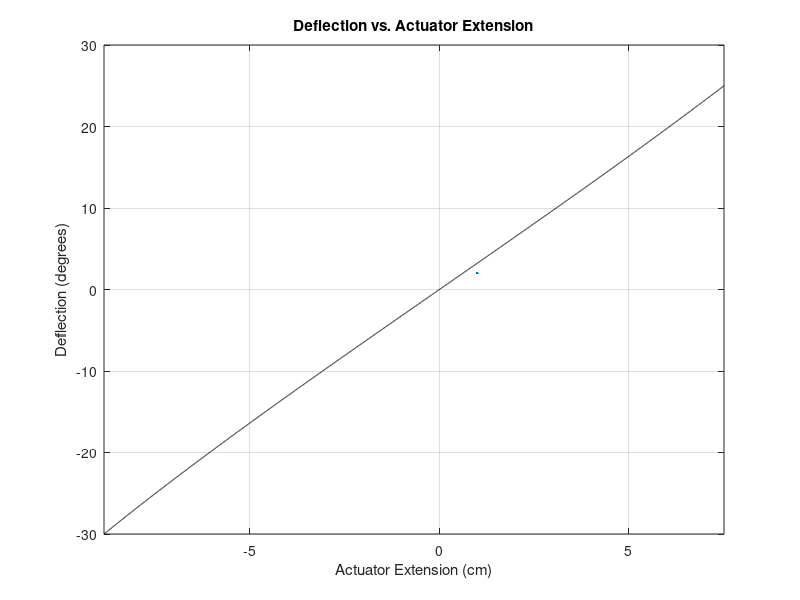

This figure's MATLAB source:
% 1. Providing the required data

d = 1.36124; % m
a = 1.37276; % m

% 2. Calculating stuff

alpha = rad2deg(asin(d/a));
r = sqrt(a^2 - d^2);

% 3. Defining deflection limits

deflection_min = 25; % deg
deflection_max = -30; % deg
deflection = deflection_max:0.01:deflection_min;

% 4. Finding corresponding actuator extension

extension = sqrt(a^2 + r^2 - 2.*a.*r.*cos(deg2rad(alpha+deflection))) - d;

% 5. Plotting
if ~exist('Running_in_Simulink', 'var') || ~Running_in_Simulink
    figure('Name', 'Actuator vs Deflection Relation')
    plot(extension*100, deflection, 'black', LineWidth=2);
    ylabel('Deflection (degrees)');
    xlabel('Actuator Extension (cm)');
    xlim([min(extension*100) max(extension*100)])
    title('Deflection vs. Actuator Extension');
    grid on;
end

Running_in_Simulink = 0;

% 6. Save the figure

script_dir = fileparts(mfilename('fullpath'));

% Build the relative path to the Media folder
save_path = fullfile(script_dir, '..', 'Report', 'Media', 'Actuator_Deflection.png');

exportgraphics(gcf, save_path);
